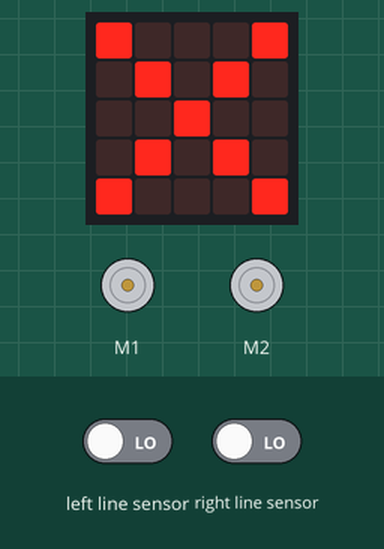
This program was run on a simulated BBC micro:bit (MakeCode). Parts: the board's 5×5 LED display, 2 × DC motor (green arrow = forward, orange = backward, longer = faster). Inputs (shaded band) come from the test bench; at power-on: left line sensor LOW, right line sensor LOW.

Above: at 0.1 s.
2.9 s: left line sensor driven HIGH
At 4.0 s:
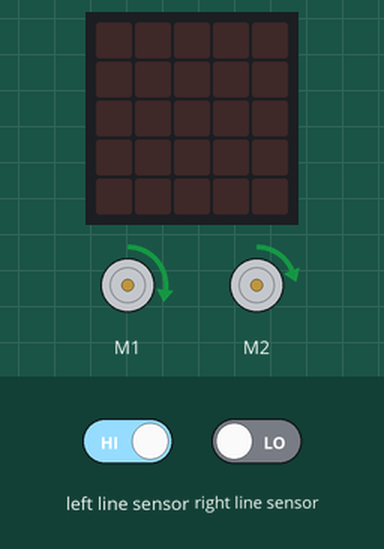
4.4 s: right line sensor driven HIGH
At 5.0 s:
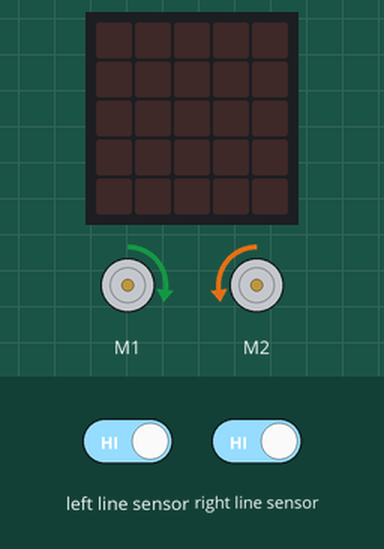
5.9 s: left line sensor driven LOW
At 7.1 s:
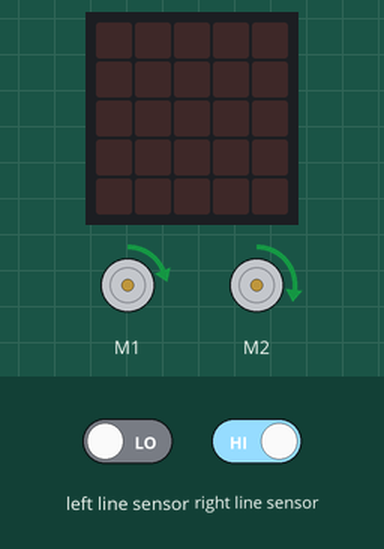
7.4 s: right line sensor driven LOW
At 8.5 s:
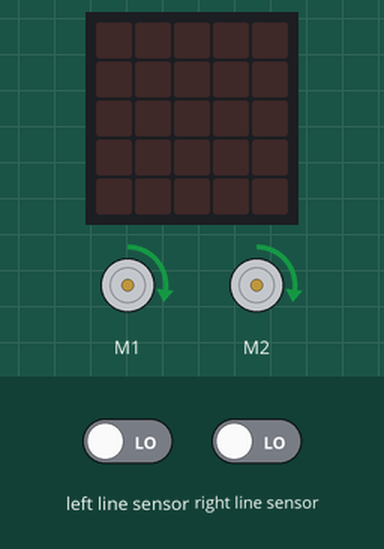
Timing chart, 0 to 9.9 s (numbered marks = the images above; inputs shaded):
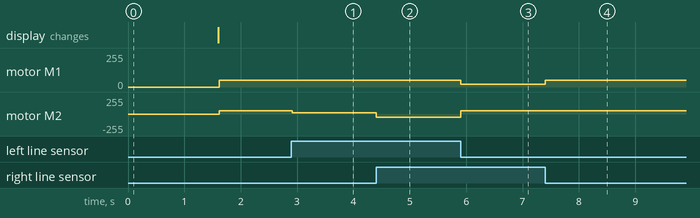

The program:

main.ts
```typescript
basic.showIcon(IconNames.No)
basic.pause(1000)
basic.clearScreen()
led.enable(false)
basic.forever(function () {
    if (maqueen.readPatrol(maqueen.Patrol.PatrolLeft) == 0 && maqueen.readPatrol(maqueen.Patrol.PatrolRight) == 0) {
        maqueen.motorRun(maqueen.Motors.All, maqueen.Dir.CW, 50)
    } else if (maqueen.readPatrol(maqueen.Patrol.PatrolLeft) == 1 && maqueen.readPatrol(maqueen.Patrol.PatrolRight) == 0) {
        maqueen.motorRun(maqueen.Motors.M1, maqueen.Dir.CW, 50)
        maqueen.motorRun(maqueen.Motors.M2, maqueen.Dir.CW, 20)
    } else if (maqueen.readPatrol(maqueen.Patrol.PatrolLeft) == 0 && maqueen.readPatrol(maqueen.Patrol.PatrolRight) == 1) {
        maqueen.motorRun(maqueen.Motors.M1, maqueen.Dir.CW, 20)
        maqueen.motorRun(maqueen.Motors.M2, maqueen.Dir.CW, 50)
    } else {
        maqueen.motorRun(maqueen.Motors.M1, maqueen.Dir.CW, 50)
        maqueen.motorRun(maqueen.Motors.M2, maqueen.Dir.CCW, 50)
    }
})
```

test.ts
```typescript
// os teses vão aqui; isto não será compilado quando este pacote for usado como extensão.
```

Measured:
- after the input at 2.9 s, motor M2: forward 50/255 → forward 20/255 at once
- after the input at 4.4 s, motor M2: forward 20/255 → backward 50/255 at once
- after the input at 5.9 s, motor M1: forward 50/255 → forward 20/255 at once; motor M2: backward 50/255 → forward 50/255 at once
- after the input at 7.4 s, motor M1: forward 20/255 → forward 50/255 at once
